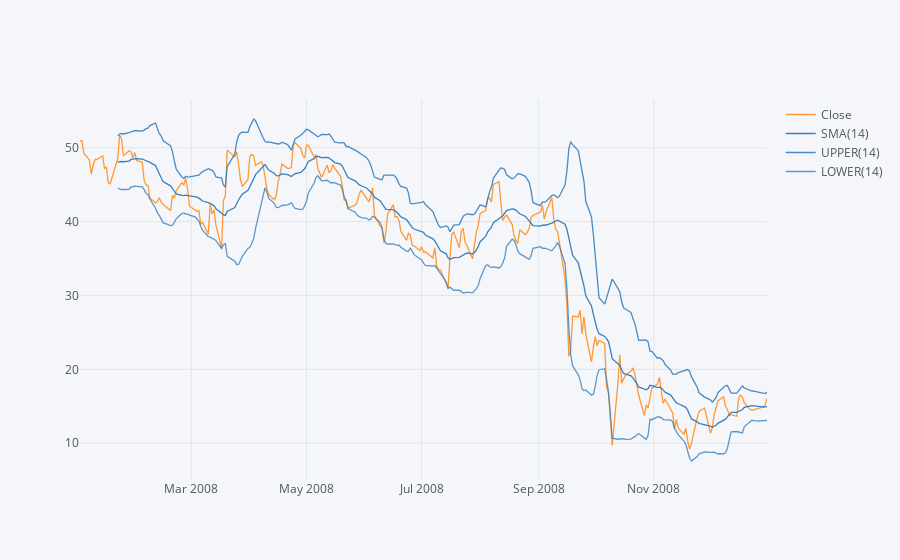

Here is the notebook cell this chart was saved with:
### Code cell
# Bollinger plot for BAC in 2008
MS['Close'].loc['2008-01-01':'2009-01-01'].ta_plot(study='boll')

### Figure 1 — Plotly figure (JSON) as saved in the notebook; plotly's stock layout.template omitted (floating-point values rounded to 4 significant figures; data arrays with more than 128 entries replaced by an {"elided": "..."} marker saying what was removed)
{"data": [{"line": {"color": "rgba(255, 153, 51, 1.0)", "dash": "solid", "shape": "linear", "width": 1.3}, "mode": "lines", "name": "Close", "text": "", "type": "scatter", "x": {"elided": "253 str values"}, "y": {"elided": "253 float values"}}, {"line": {"color": "rgba(55, 128, 191, 1.0)", "dash": "solid", "shape": "linear", "width": 1.3}, "mode": "lines", "name": "SMA(14)", "text": "", "type": "scatter", "x": {"elided": "253 str values"}, "y": {"elided": "253 mixed values"}}, {"line": {"color": "rgba(55, 128, 191, 0.8999999999999999)", "dash": "solid", "shape": "linear", "width": 1.3}, "mode": "lines", "name": "UPPER(14)", "text": "", "type": "scatter", "x": {"elided": "253 str values"}, "y": {"elided": "253 mixed values"}}, {"line": {"color": "rgba(55, 128, 191, 0.7999999999999998)", "dash": "solid", "shape": "linear", "width": 1.3}, "mode": "lines", "name": "LOWER(14)", "text": "", "type": "scatter", "x": {"elided": "253 str values"}, "y": {"elided": "253 mixed values"}}], "layout": {"legend": {"bgcolor": "#F5F6F9", "font": {"color": "#4D5663"}}, "paper_bgcolor": "#F5F6F9", "plot_bgcolor": "#F5F6F9", "title": {"font": {"color": "#4D5663"}}, "xaxis": {"gridcolor": "#E1E5ED", "showgrid": true, "tickfont": {"color": "#4D5663"}, "title": {"font": {"color": "#4D5663"}, "text": ""}, "zerolinecolor": "#E1E5ED"}, "yaxis": {"gridcolor": "#E1E5ED", "showgrid": true, "tickfont": {"color": "#4D5663"}, "title": {"font": {"color": "#4D5663"}, "text": ""}, "zerolinecolor": "#E1E5ED"}}}
